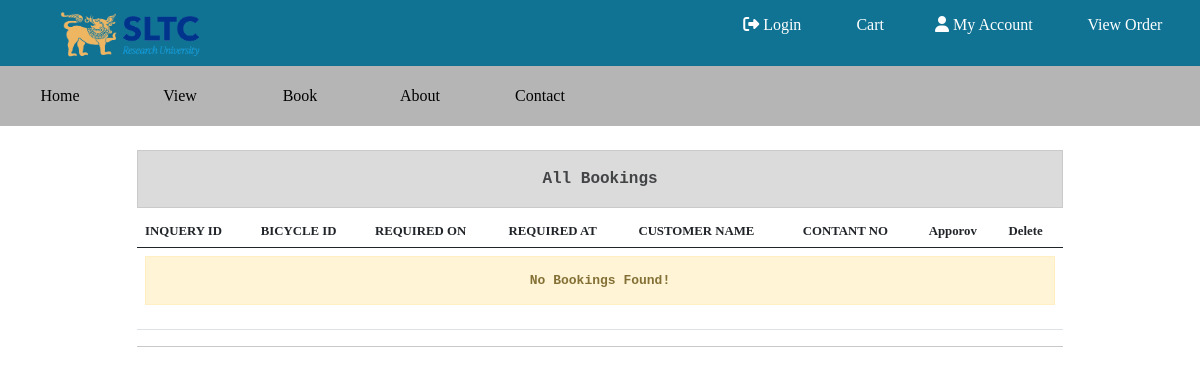
The page /approv.php on the database as committed earlier.
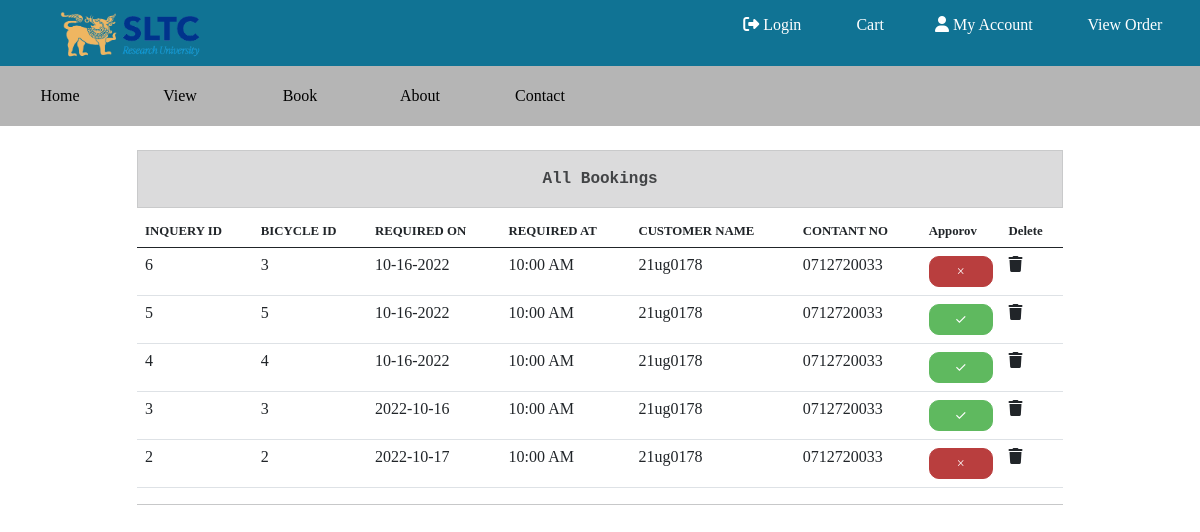
The same page on the database as committed later.
### tables this page shows
CREATE TABLE `bookings` (
  `id` int(11) NOT NULL,
  `user_id` int(11) NOT NULL,
  `bid` int(11) NOT NULL,
  `comment` varchar(255) DEFAULT NULL,
  `req_on` varchar(20) NOT NULL,
  `req_at` varchar(10) NOT NULL DEFAULT '10:00AM',
  `handover_on` varchar(20) DEFAULT NULL,
  `handover_at` varchar(20) DEFAULT NULL,
  `approve` int(11) NOT NULL DEFAULT 0
);

CREATE TABLE `user` (
  `user_id` int(11) NOT NULL,
  `username` varchar(20) NOT NULL,
  `email` varchar(255) NOT NULL,
  `contact` varchar(11) NOT NULL,
  `password` varchar(80) NOT NULL,
  `isadmin` int(11) NOT NULL DEFAULT 0
);

### actions/config.php (called while the page is built, shortened)
<?php
function getUsernameFromID($conn,$id){
  $sql="SELECT username,contact,email FROM user WHERE user_id={$id}";
  $res=$conn->query($sql);
  if($res==TRUE){
    if($res->num_rows>0){
      $data=$res->fetch_assoc();
      return [$data['username'],$data['contact'],$data['email']];
    }else{
      return null;
    }
  }else{
    return null;
  }
}
function getAllBookings($conn){
  $sql="SELECT * FROM bookings ORDER BY id DESC";
  $res=$conn->query($sql);
  $bookings=[];
  if($res==TRUE){
    if($res->num_rows>0){
      while($row=$res->fetch_assoc()){
        array_push($bookings,$row);
      }
      return $bookings;
    }else{
      return null;
    }
  }else{
    return null;
  }
}

### approv.php (the view, shortened to what this page needs)
<?php
include_once './actions/config.php';
include './layout.php';
?>
<div class="container mt-4">
  <div class="row">
    <div class="col-12 col-lg-10 mx-auto">
      <p class="alert alert-dark text-center m-0">All Bookings</p>
      <table class="table table-hover mt-2">
        <thead>
          <tr style="font-size:0.8rem ;">
            <th>INQUERY ID</th>
            <th>BICYCLE ID</th>
            <th>REQUIRED ON</th>
            <th>REQUIRED AT</th>
            <th>CUSTOMER NAME</th>
            <th>CONTANT NO</th>
            <th>Apporov</th>
            <th>Delete</th>
          </tr>
        </thead>
        <tbody>
          <tr>
            <?php
            $books=getAllBookings($conn);
            if($books!=null){
              foreach ($books as $book) {
              $userdata=getUsernameFromID($conn,$book['user_id']);
              ?>
              <tr id="tr-<?= $book['id']?>">
                <td><?= $book['id']?></td>
                <td><?= $book['bid']?></td>
                <td  ><?= $book['req_on']?></td>
                <td  ><?= $book['req_at']?></td>
                <td><?= $userdata[0]?></td>
                <td><?= $userdata[1]?></td>
                <td><button class="btn btn-sm app-btn <?= $book['approve']==0?'btn-danger':'btn-success' ?> w-100"
                data-bid=<?= $book['id']?>
                data-state=<?= $book['approve']==0?1:0 ?>
                data-bicycle=<?= $book['bid'] ?>
                data-user=<?= $book['user_id']?>
                >
                <?=
                $book['approve']==0?'&times':'&#10003';
                ?>
              </button></td>
              <td><i data-bid="<?= $book['id']?>" class="fa-solid fa-trash del-btn" ></i></td>
              </tr>
            <?php }
            }else{?>
              <td colspan="8">
                <p class="alert alert-warning text-center">No Bookings Found!</p>
              </td>
            <?php }?>
          </tr>
        </tbody>
      </table>
      <hr>
    </div>
  </div>
</div>

Rows that differ between the two databases and show on the page:
added bookings: id "6", bid "3", req_on "10-16-2022", req_at "10:00 AM", user.username "21ug0178", user.contact "0712720033", approve 0 (drawn)
added bookings: id "5", bid "5", req_on "10-16-2022", req_at "10:00 AM", user.username "21ug0178", user.contact "0712720033"
added bookings: id "4", bid "4", req_on "10-16-2022", req_at "10:00 AM", user.username "21ug0178", user.contact "0712720033"
added bookings: id "3", bid "3", req_on "2022-10-16", req_at "10:00 AM", user.username "21ug0178", user.contact "0712720033"
added bookings: id "2", bid "2", req_on "2022-10-17", req_at "10:00 AM", user.username "21ug0178", user.contact "0712720033", approve 0 (drawn)
Other text that changed with them:
text no longer shown: "No Bookings Found!"
